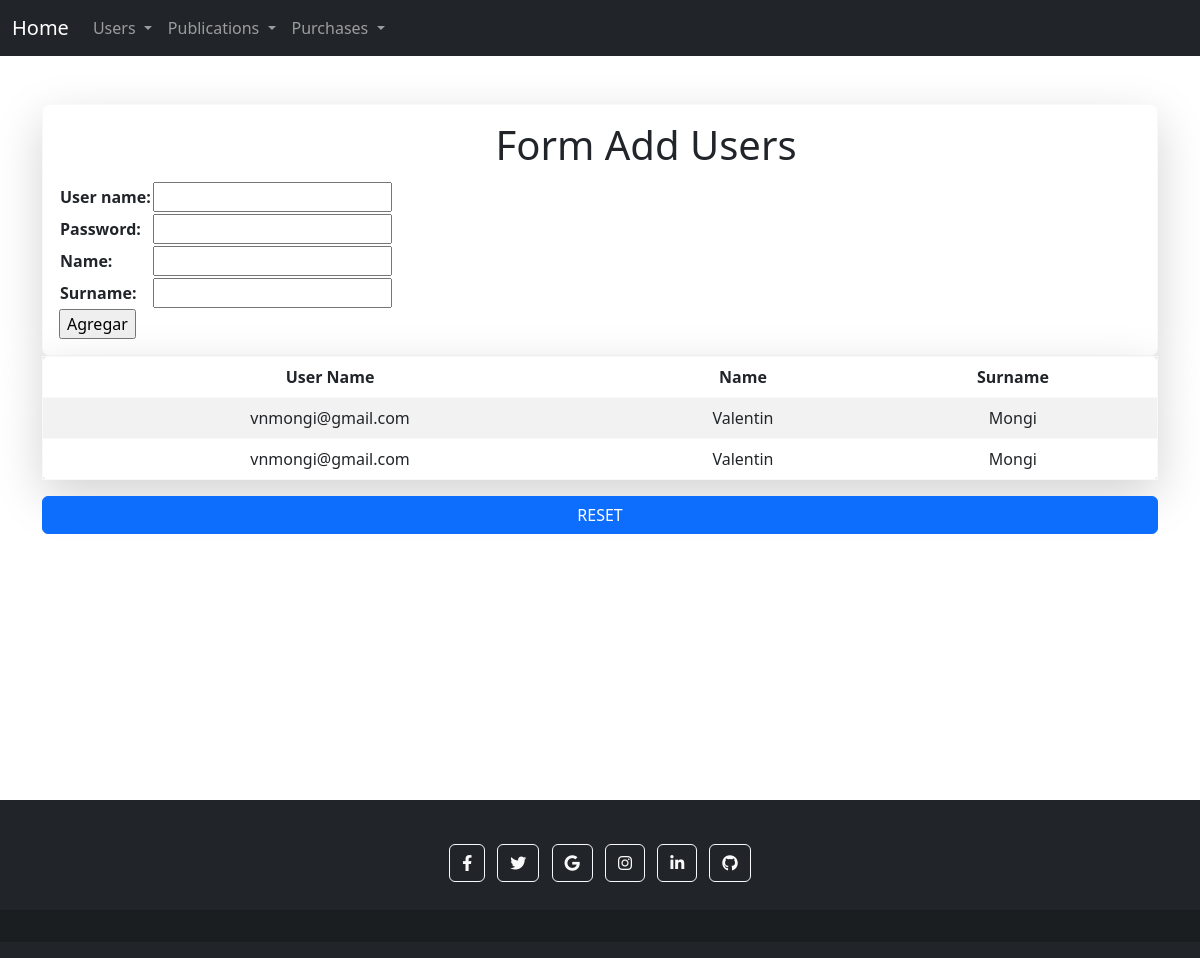
The page /APP/users/ on the database its author committed.
### APP/models.py (models this page shows)
class Users(models.Model):
    user_name = models.EmailField()
    password = models.CharField(max_length=10)
    name = models.CharField(max_length=10)
    surname = models.CharField(max_length=10)

### APP/views.py (the view)
# urls.py: path("users/", users, name="users"),
def users(request):
    if request.method == 'POST':
        form = UsersForm(request.POST)
        if form.is_valid():
            user = Users()
            user.user_name = form.cleaned_data['user_name']
            user.password = form.cleaned_data['password']
            user.name = form.cleaned_data['name']
            user.surname = form.cleaned_data['surname']
            user.save()
            form = UsersForm()
        else:
            pass
    else:
        form = UsersForm()
    user = Users.objects.all()
    context = {"users":user, "form":form}
    return render(request, 'APP/users.html', context)

### APP/forms.py
class UsersForm(forms.ModelForm):
    class Meta:
        model = Users
        fields = [ 'user_name', 'password', 'name', 'surname']
        widgets = {'password': forms.PasswordInput()}

### APP/templates/APP/users.html (shortened to what this page needs)
{% extends "APP/layout.html" %}
{% load static %}
{% block content %}
<div class="container d-flex align-items-center flex-column mt-5 ">
    <form class="border border-light shadow-lg w-100 rounded-3 p-3" action="" method="post">
        <div class="row mb-1 align-items-center justify-content-center">
            <label class="col-sm-1 col-form-label"></label>
            <div class="col-sm-7 text-center">
                <h1>Form Add Users</h1>
            </div>
        </div>
            <table>
            {{ form.as_table }}
            </table>
            <input type="submit" value="Agregar">
    </form>
    <table class="table table-striped table-hover border border-light shadow-lg bg-white rounded-3 w-100">
        <thead>
            <tr>
                <th class="w-10 text-center" scope="col">User Name</th>
                <th class="w-10 text-center" scope="col">Name</th>
                <th class="w-10 text-center" scope="col">Surname</th>
            </tr>
        </thead>
        <tbody>
            {% for client in users %}
            <tr>
                <td class="w-10 text-center">{{ client.user_name }}</td>
                <td class="w-10 text-center">{{ client.name }}</td>
                <td class="w-10 text-center">{{ client.surname }}</td>
            </tr>
            {% endfor %}
        </tbody>
    </table>
    <tr>
        <a class="btn btn-primary w-100" href="{% url 'users' %}">RESET</a>
    </tr>
</div>
{% endblock %}

### rows shown on the page
Users: user_name "vnmongi@gmail.com", name "Valentin", surname "Mongi"
Users: user_name "vnmongi@gmail.com", name "Valentin", surname "Mongi"
